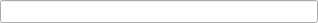
<?xml version="1.0" encoding="UTF-8"?>
<ui version="4.0">
 <class>LineEditTest</class>
 <widget class="QWidget" name="LineEditTest">
  <property name="geometry">
   <rect>
    <x>0</x>
    <y>0</y>
    <width>318</width>
    <height>23</height>
   </rect>
  </property>
  <property name="windowTitle">
   <string>Form</string>
  </property>
  <layout class="QVBoxLayout" name="verticalLayout">
   <property name="spacing">
    <number>0</number>
   </property>
   <property name="leftMargin">
    <number>0</number>
   </property>
   <property name="topMargin">
    <number>0</number>
   </property>
   <property name="rightMargin">
    <number>0</number>
   </property>
   <property name="bottomMargin">
    <number>0</number>
   </property>
   <item>
    <widget class="QLineEdit" name="lineEdit">
     <property name="sizePolicy">
      <sizepolicy hsizetype="Expanding" vsizetype="Expanding">
       <horstretch>0</horstretch>
       <verstretch>0</verstretch>
      </sizepolicy>
     </property>
    </widget>
   </item>
  </layout>
 </widget>
 <resources/>
 <connections/>
</ui>
